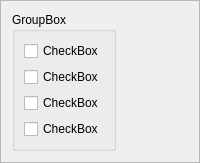
                   <widget class="QFrame" name="frame_2">
                    <property name="frameShape">
                     <enum>QFrame::StyledPanel</enum>
                    </property>
                    <property name="frameShadow">
                     <enum>QFrame::Raised</enum>
                    </property>
                    <layout class="QHBoxLayout" name="horizontalLayout_9">
                     <item>
                      <widget class="QGroupBox" name="groupBox_2">
                       <property name="title">
                        <string>GroupBox</string>
                       </property>
                       <layout class="QHBoxLayout" name="horizontalLayout_10">
                        <item>
                         <layout class="QVBoxLayout" name="verticalLayout_4">
                          <item>
                           <widget class="QCheckBox" name="checkBox">
                            <property name="text">
                             <string>CheckBox</string>
                            </property>
                           </widget>
                          </item>
                          <item>
                           <widget class="QCheckBox" name="checkBox_2">
                            <property name="text">
                             <string>CheckBox</string>
                            </property>
                           </widget>
                          </item>
                          <item>
                           <widget class="QCheckBox" name="checkBox_3">
                            <property name="text">
                             <string>CheckBox</string>
                            </property>
                           </widget>
                          </item>
                          <item>
                           <widget class="QCheckBox" name="checkBox_4">
                            <property name="text">
                             <string>CheckBox</string>
                            </property>
                           </widget>
                          </item>
                         </layout>
                        </item>
                       </layout>
                      </widget>
                     </item>
                     <item>
                      <spacer name="horizontalSpacer_2">
                       <property name="orientation">
                        <enum>Qt::Horizontal</enum>
                       </property>
                       <property name="sizeHint" stdset="0">
                        <size>
                         <width>40</width>
                         <height>20</height>
                        </size>
                       </property>
                      </spacer>
                     </item>
                    </layout>
                   </widget>
